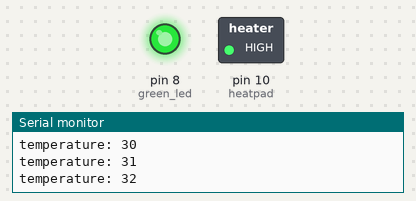
Simulated run of this sketch. Board: Arduino Uno, built with avr-gcc and run on an emulated ATmega328P. Parts: switched loads named in the sketch (green lamp = pin HIGH), output pins drawn as LEDs (lit = HIGH), the last lines printed to the serial monitor.

Above: at 3.1 s.
At 11.2 s:
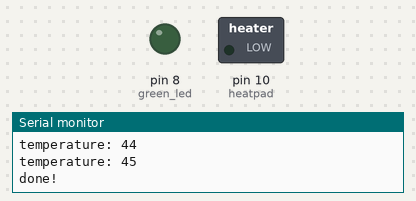
Timing chart, 0 to 21.1 s (numbered marks = the images above):
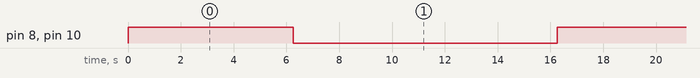

The sketch:

Heatpad_Psuedocode_V2.ino
```cpp
// Heating Pad Trigger Pseudo Code V2
const int heatpad = 10;
const int green_led = 8;

// temperature in fahrenheit
const int min_temp = 45;
int temp = 20;

void setup() {
  pinMode(heatpad, OUTPUT);
  pinMode(green_led, OUTPUT);
  Serial.begin(9600);

}

void loop() {
  // Read temperature


  // Trigger heating
  if (temp < min_temp) {
    // turn on heater
    digitalWrite(heatpad, HIGH);
    digitalWrite(green_led, HIGH);

    // psuedocode mimicking heating up over time
    delay(250);
    temp = temp + 1;

  }
  else { // temp > min_temp
    // turn off heater
    digitalWrite(heatpad, LOW);
    digitalWrite(green_led, LOW);

    Serial.print("done!");
    delay(10000);

    temp = 20;

  }

  // Print temperature
  Serial.print("temperature: ");
  Serial.println(temp);

}
```

Measured:
- by itself, pin 8 (green_led), pin 10 (heatpad): alternates HIGH for 6.3 s and LOW for 10.0 s
